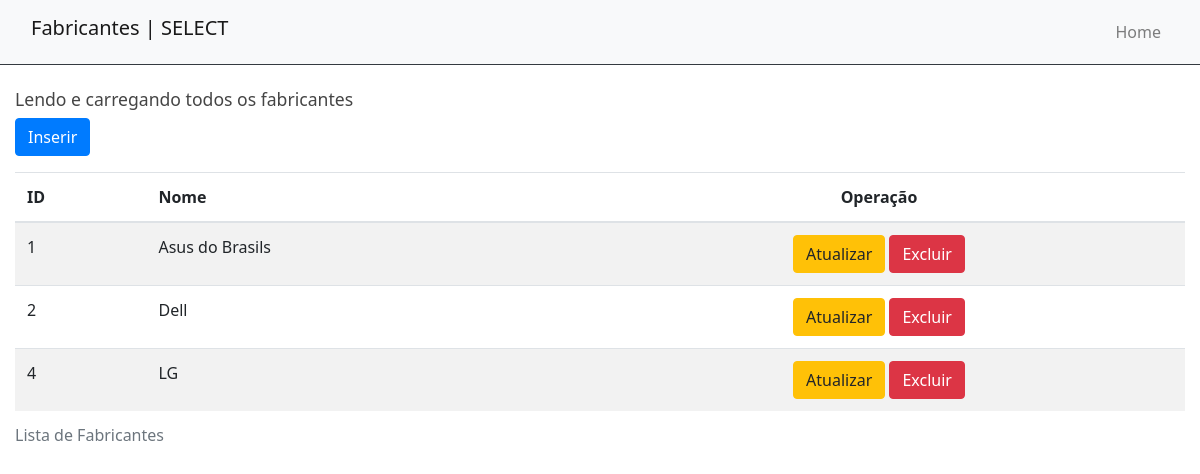
Page /admin/fabricantes/listar.php (signed in) on the committed database.
### tables this page shows
CREATE TABLE `fabricantes` (
  `id` smallint(6) NOT NULL,
  `nome` varchar(45) NOT NULL
);

### src/Banco.php (called while the page is built)
<?php
abstract class Banco {
    private static PDO $conexao;
    public static function conecta():PDO{
        $servidor = "localhost";
        $usuario = "root";
        $senha = "";
        $banco = "exemplo_vendas";
        try {
            self::$conexao = new PDO(
                "mysql:host=$servidor; dbname=$banco; charset=utf8",
                $usuario,
                $senha
            );
            self::$conexao->setAttribute(
                PDO::ATTR_ERRMODE, PDO::ERRMODE_EXCEPTION
            );
        } catch(Exception $erro){
            die("Erro: ". $erro->getMessage());
        }
        return self::$conexao;
    }
}

### src/Fabricante.php (called while the page is built, shortened)
<?php
require_once "Banco.php";
class Fabricante {
    private PDO $conexao;
    public function __construct(){
        $this->conexao = Banco::conecta();
    }
    public function lerFabricantes():array {
        $sql = "SELECT * FROM fabricantes ORDER BY nome";
        try {
            $consulta = $this->conexao->prepare($sql);
            $consulta->execute();
            $resultado = $consulta->fetchAll(PDO::FETCH_ASSOC);
        } catch(Exception $erro){
            die("Erro: ".$erro->getMessage());
        }
        return $resultado;
    }
}

### admin/fabricantes/listar.php (the view, shortened to what this page needs)
<?php
require "../../src/Fabricante.php";
$fabricante = new Fabricante;
$listaDeFabricantes = $fabricante->lerFabricantes();
?>
<!DOCTYPE html>
<html lang="pt-br">
<head>
<link rel="stylesheet" href="https://cdn.jsdelivr.net/npm/bootstrap@4.6.0/dist/css/bootstrap.min.css">
<link href="../../css/style.css" rel="stylesheet">
</head>
<body>
<header class="sticky-top border-bottom border-dark">
  <nav class="navbar navbar-expand-lg navbar-light bg-light">
    <div class="container">
      <h1 class="navbar-brand">Fabricantes | SELECT</h1>
      <div class="collapse navbar-collapse" id="navbarNav">
        <ul class="navbar-nav ml-auto">
          <li class="nav-item">
            <a class="nav-link" href="../index.php">Home</a>
          </li>
        </ul>
      </div>
    </div>
  </nav>
</header>
<div class="container my-4">
    <h2>Lendo e carregando todos os fabricantes</h2>
    <p><a class="btn btn-primary" href="inserir.php">Inserir</a></p>
    <table class="table table-striped table-hover">
        <caption> Lista de Fabricantes </caption>
        <thead>
            <tr>
                <th>ID</th>
                <th>Nome</th>
                <th class="text-center">Operação</th>
            </tr>
        </thead>
        <tbody>
<?php foreach( $listaDeFabricantes as $arrFabricante ){ ?>
            <tr>
                <td> <?=$arrFabricante['id']?> </td>
                <td> <?=$arrFabricante['nome']?> </td>
                <td class="text-center">
    <a class="btn btn-warning" href="atualizar.php?id=<?=$arrFabricante['id']?>">Atualizar</a>
    <a class="btn btn-danger" href="excluir.php?id=<?=$arrFabricante['id']?>">Excluir</a>
                </td>
            </tr>
<?php } ?>
        </tbody>
    </table>
</div>
</body>
</html>

### css/style.css (style rules this page uses)
html { font-size: 16px; }
body { font-family: "Segoe UI", Arial, sans-serif; }
.container { max-width: 1200px; width: 100%; margin: auto; }
h2 { font-size: 1.1rem; color: #454545; }
a { text-decoration: none; color: blue; }

### rows in the picture
fabricantes: id "1", nome "Asus do Brasils"
fabricantes: id "2", nome "Dell"
fabricantes: id "4", nome "LG"
